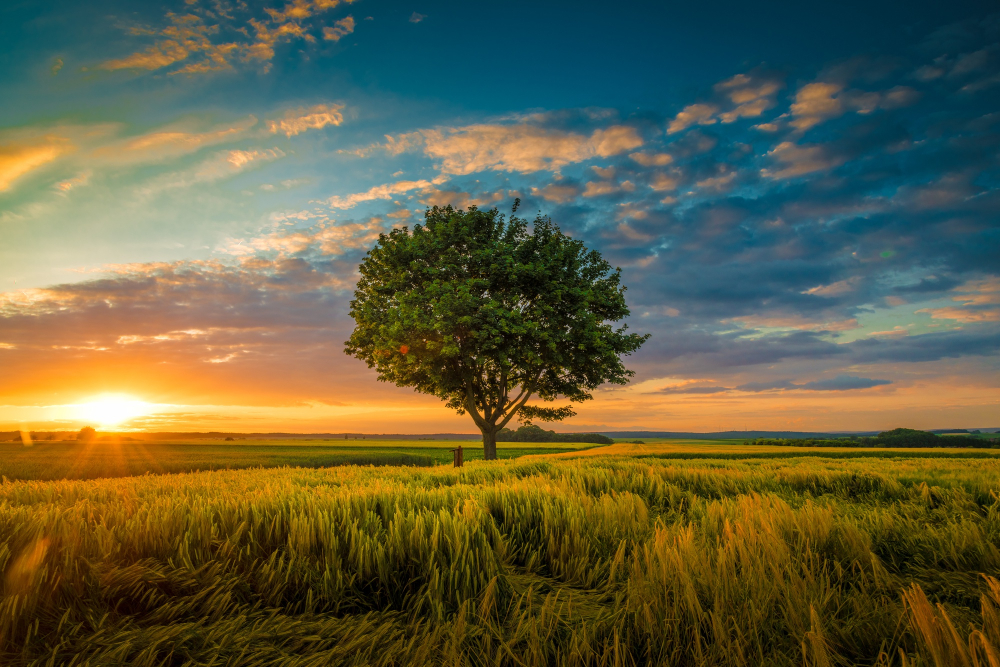
#> input picture nature.jpg, 1000 x 667 px, found by its file name
$ python main.py
#> lines starting #> are read from the running program, lines starting #| are printed output that depends on the picture
import os
import numpy as np
import matplotlib.pyplot as plt
from matplotlib.image import imread
from sklearn.cluster import KMeans

# Reading in the image
image = imread(os.path.join(r"C:\\Users\\NIKE2\\OneDrive\\Desktop","Image segmentation","nature.jpg"))
#> image is the input picture: shape (667, 1000, 3); mean R, G, B 96.9, 95, 65.4

# The shape is in the format (hright,width,color_channel(3 for rgb))
# Reshaping image into giving a long list of arrays of rgb colors
X = image.reshape((-1,3))

# Applying kmeans to the label X
# Number of clusters denotes the number of colors that will be used
k1 = KMeans(n_clusters=8).fit(X)
segmented_img1 = k1.cluster_centers_[k1.labels_]
segmented_img1 = segmented_img1.reshape(image.shape)
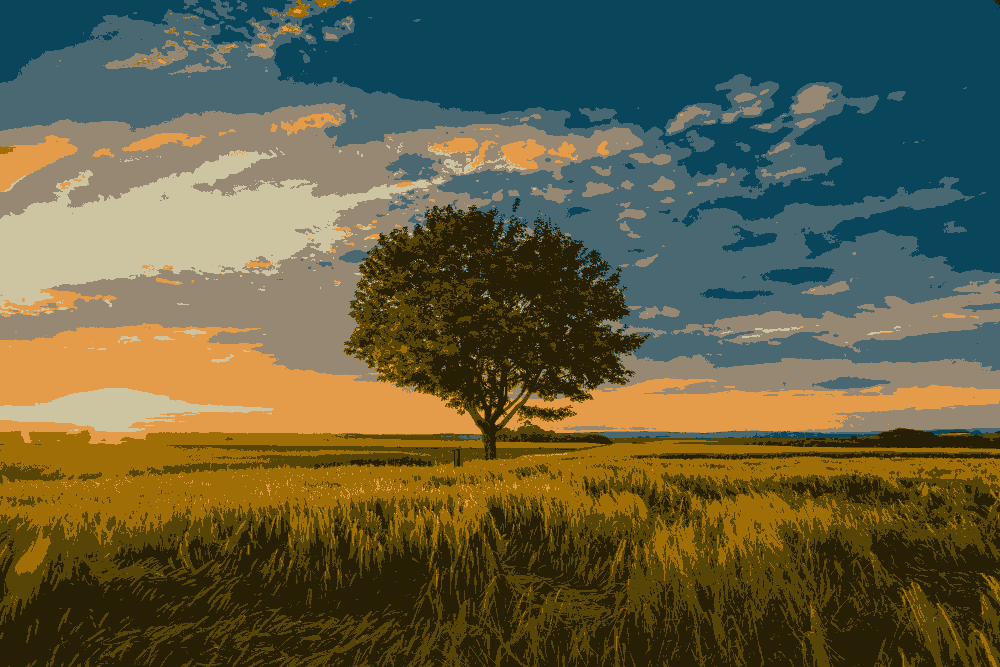
#> segmented_img1: shape (667, 1000, 3) float64; mean R, G, B 96.9, 95, 65.4

k2= KMeans(n_clusters=6).fit(X)
segmented_img2 = k2.cluster_centers_[k2.labels_]
segmented_img2 = segmented_img2.reshape(image.shape)
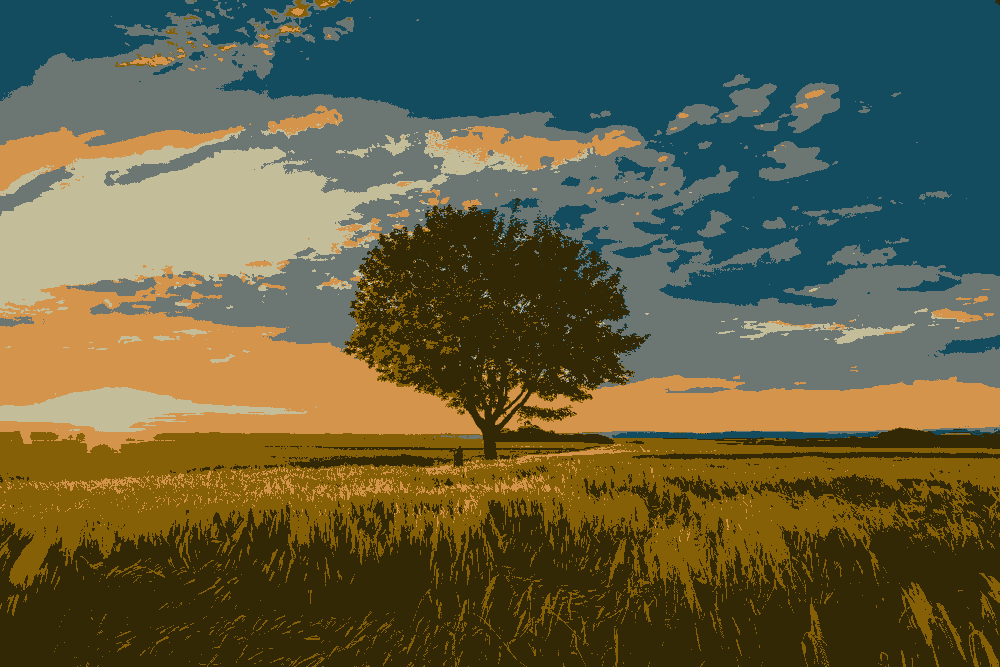
#> segmented_img2: shape (667, 1000, 3) float64; mean R, G, B 96.8, 95, 65.3


k3 = KMeans(n_clusters=4).fit(X)
segmented_img3 = k3.cluster_centers_[k3.labels_]
segmented_img3= segmented_img3.reshape(image.shape)
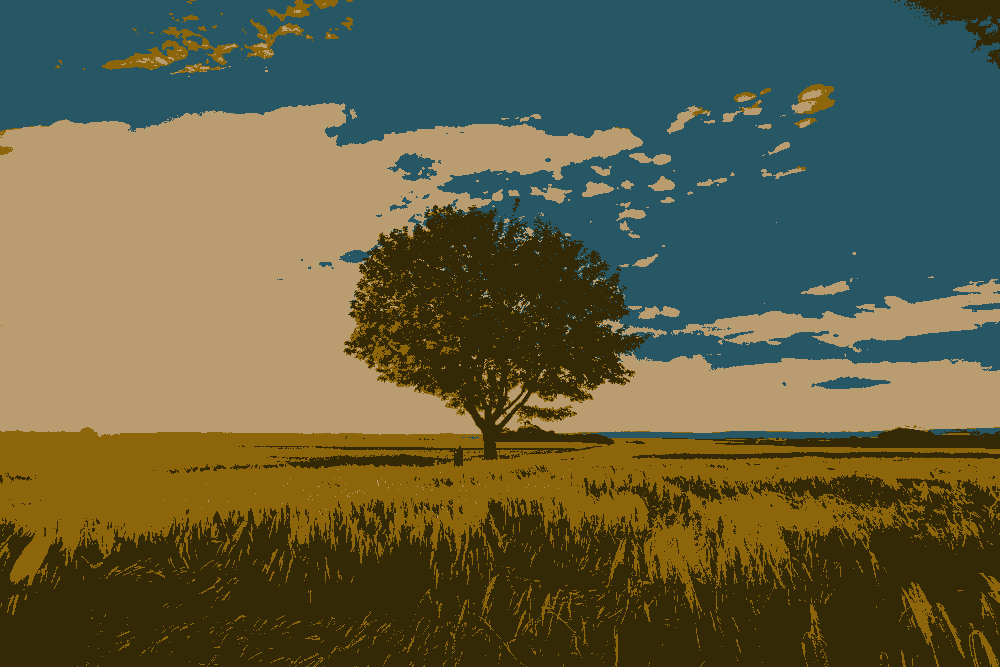
#> segmented_img3: shape (667, 1000, 3) float64; mean R, G, B 96.8, 95, 65.4


k4 = KMeans(n_clusters=2).fit(X)
segmented_img4 = k4.cluster_centers_[k4.labels_]
segmented_img4 = segmented_img4.reshape(image.shape)
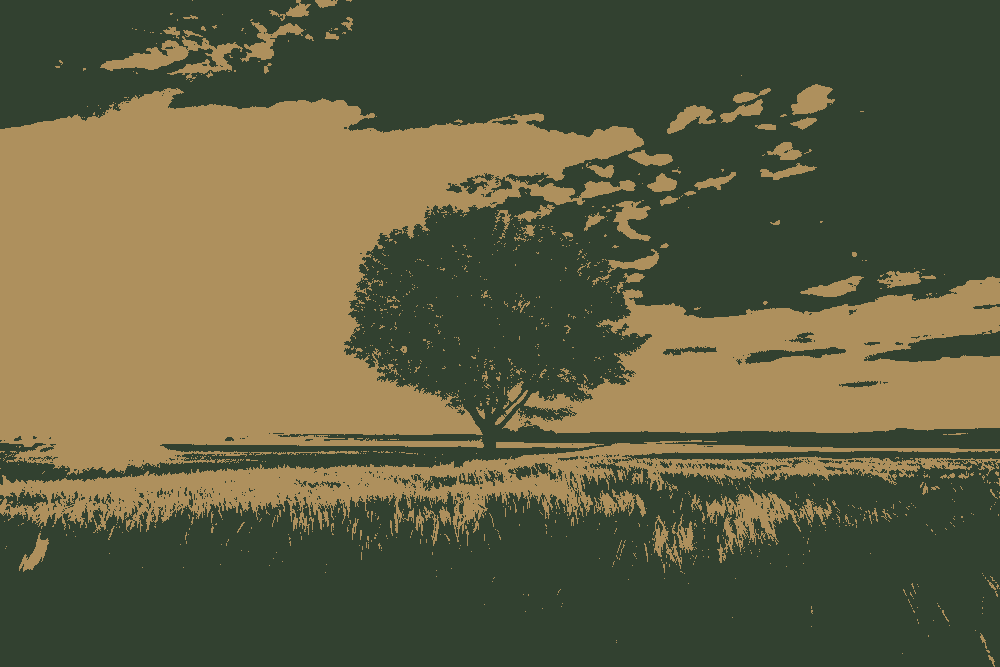
#> segmented_img4: shape (667, 1000, 3) float64; mean R, G, B 96.7, 94.9, 65.3

k5 = KMeans(n_clusters=10).fit(X)
segmented_img5 = k5.cluster_centers_[k5.labels_]
segmented_img5 = segmented_img5.reshape(image.shape)
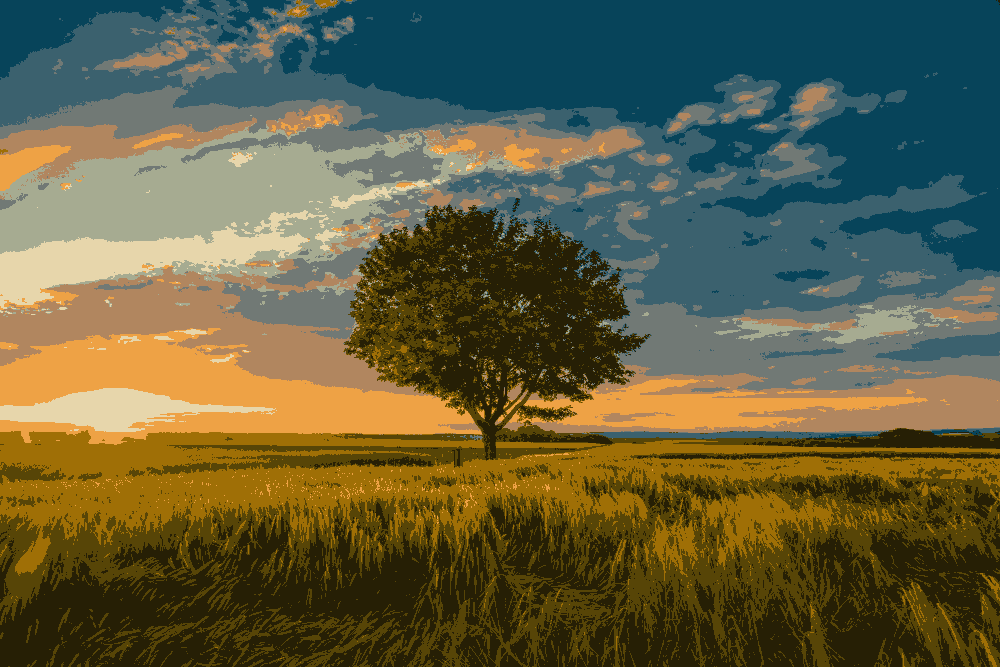
#> segmented_img5: shape (667, 1000, 3) float64; mean R, G, B 96.8, 95, 65.4


plt.figure(figsize=(10, 8))
plt.subplot(2, 3, 1)
plt.title("Original Image")
plt.imshow(image)
plt.axis('off')

plt.subplot(2,3,2)
plt.title("10 Clusters")
plt.imshow(segmented_img5.astype(int))
plt.axis('off')


plt.subplot(2,3,3)
plt.title("8 Clusters")
plt.imshow(segmented_img1.astype(int))
plt.axis('off')

plt.subplot(2,3,4)
plt.title("6 Clusters")
plt.imshow(segmented_img2.astype(int))
plt.axis('off')

plt.subplot(2,3,5)
plt.title("4 Clusters")
plt.imshow(segmented_img3.astype(int))
plt.axis('off')

plt.subplot(2,3,6)
plt.title("2 Clusters")
plt.imshow(segmented_img4.astype(int))
plt.axis('off')

plt.show()
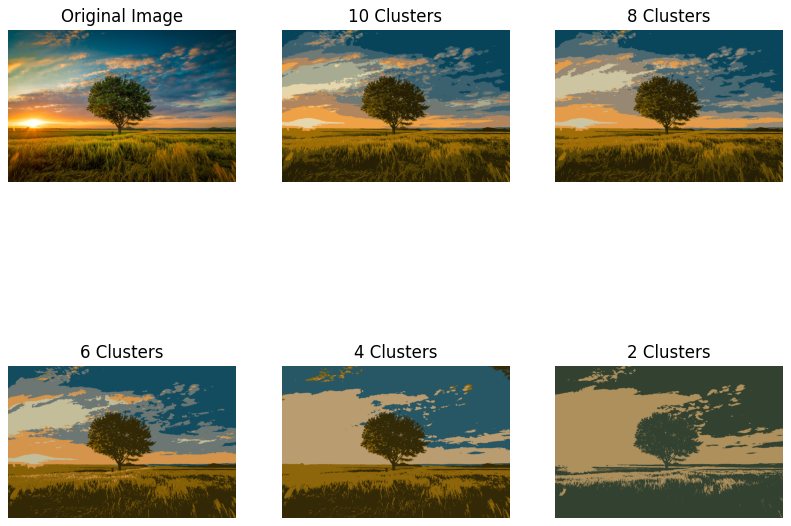
#> figure drawn by matplotlib, 6 panels

$ run again, with kmeans.png saved as nature.jpg
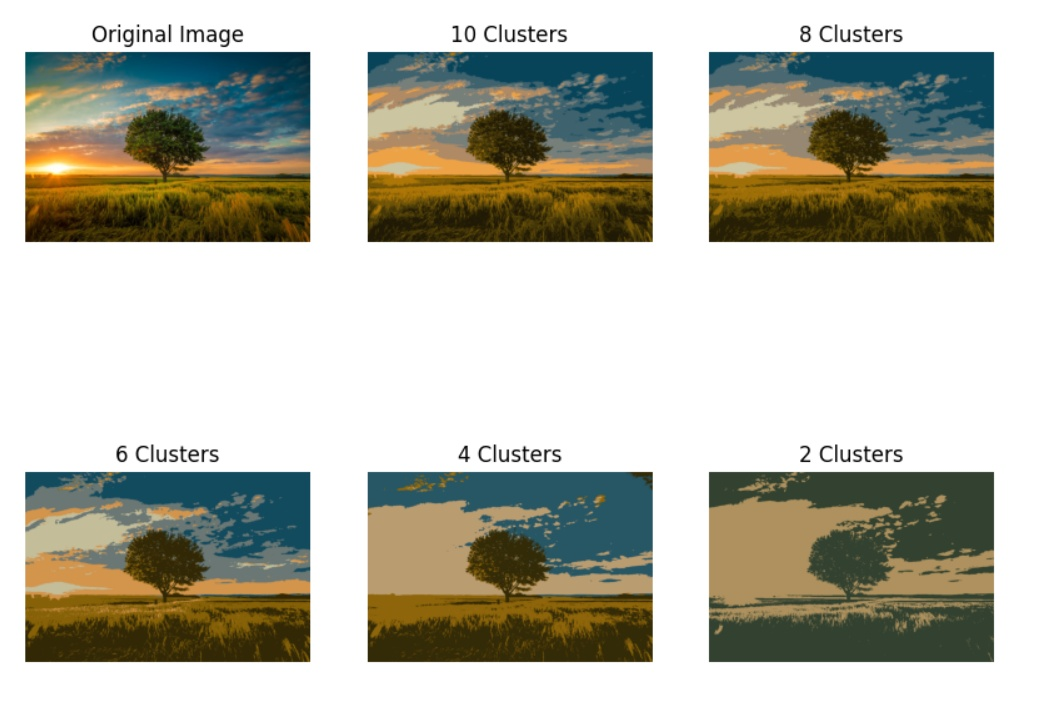
#> input picture kmeans.png, 1048 x 723 px, found by its file name
#> image is the input picture: shape (723, 1048, 3); mean R, G, B 186, 185.1, 172.3
#> `segmented_img4 = segmented_img4.reshape(image.shape)`:
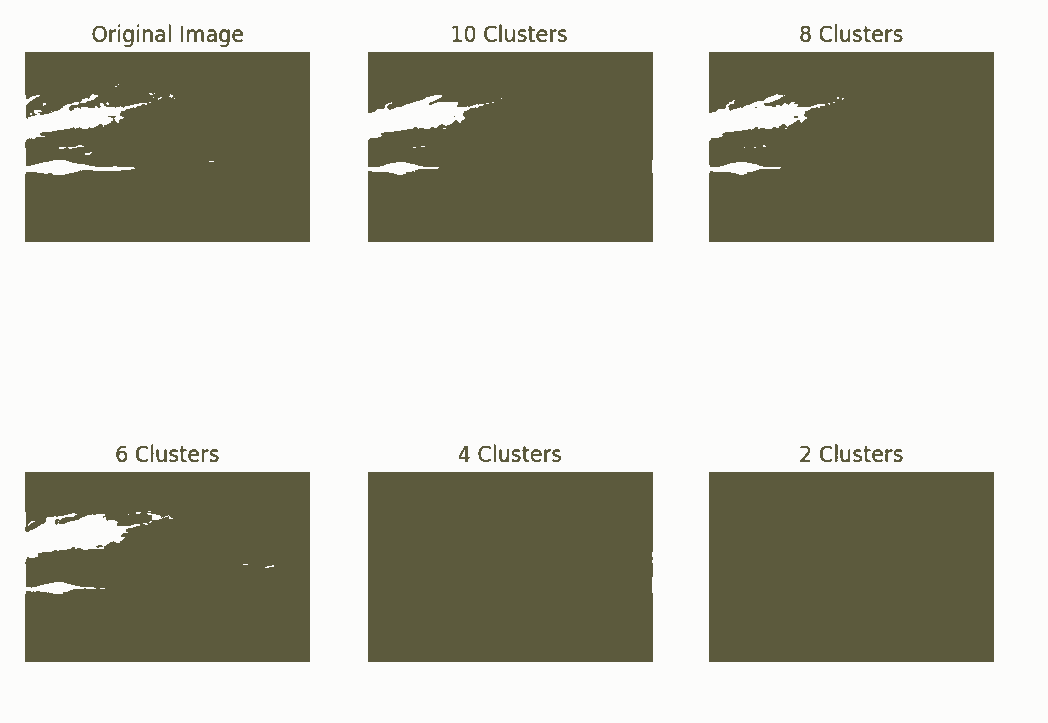
#> segmented_img4: shape (723, 1048, 3) float64; mean R, G, B 186, 185.1, 172.3
#> `segmented_img5 = segmented_img5.reshape(image.shape)`:
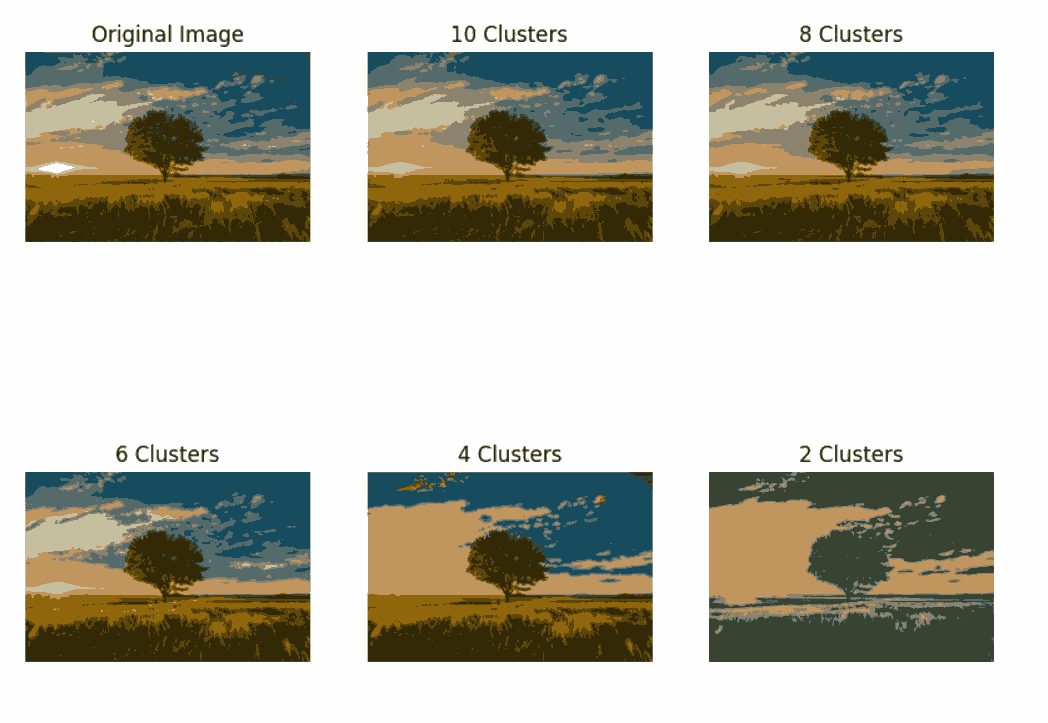
#> segmented_img5: shape (723, 1048, 3) float64; mean R, G, B 186, 185.1, 172.3
